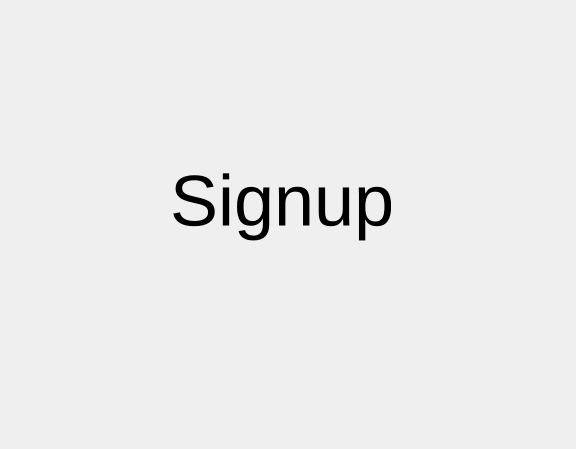
<?xml version="1.0" encoding="UTF-8"?>
<ui version="4.0">
 <class>Signup</class>
 <widget class="QDialog" name="Signup">
  <property name="geometry">
   <rect>
    <x>0</x>
    <y>0</y>
    <width>576</width>
    <height>449</height>
   </rect>
  </property>
  <property name="windowTitle">
   <string>Dialog</string>
  </property>
  <widget class="QLabel" name="label">
   <property name="geometry">
    <rect>
     <x>170</x>
     <y>90</y>
     <width>221</width>
     <height>221</height>
    </rect>
   </property>
   <property name="styleSheet">
    <string notr="true">font-size: 72px;</string>
   </property>
   <property name="text">
    <string>Signup</string>
   </property>
  </widget>
 </widget>
 <resources/>
 <connections/>
</ui>
